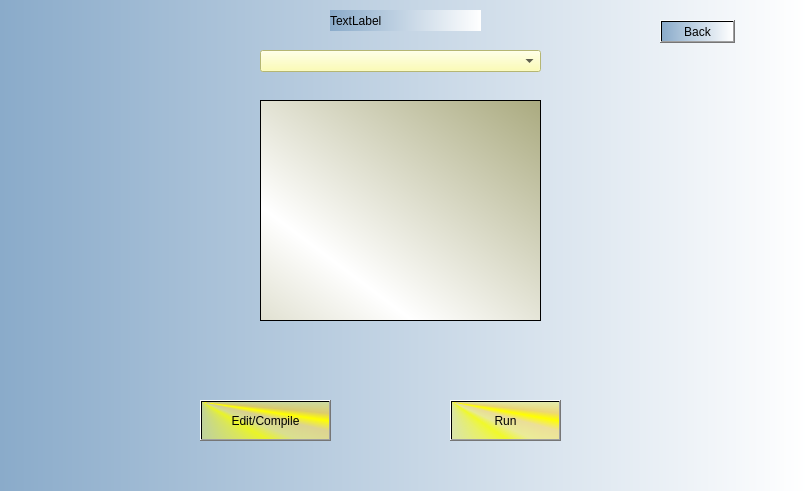
<?xml version="1.0" encoding="UTF-8"?>
<ui version="4.0">
 <class>atwo</class>
 <widget class="QDialog" name="atwo">
  <property name="geometry">
   <rect>
    <x>0</x>
    <y>0</y>
    <width>807</width>
    <height>491</height>
   </rect>
  </property>
  <property name="windowTitle">
   <string>Dialog</string>
  </property>
  <property name="styleSheet">
   <string notr="true">background-color: qlineargradient(spread:pad, x1:0, y1:0, x2:1, y2:0, stop:0 rgba(138, 171, 202, 255), stop:1 rgba(255, 255, 255, 255));</string>
  </property>
  <widget class="QLabel" name="label">
   <property name="geometry">
    <rect>
     <x>330</x>
     <y>10</y>
     <width>151</width>
     <height>21</height>
    </rect>
   </property>
   <property name="text">
    <string>TextLabel</string>
   </property>
  </widget>
  <widget class="QTextBrowser" name="textBrowser">
   <property name="geometry">
    <rect>
     <x>260</x>
     <y>100</y>
     <width>281</width>
     <height>221</height>
    </rect>
   </property>
   <property name="styleSheet">
    <string notr="true">background-color: qlineargradient(spread:reflect, x1:1, y1:0, x2:0.284, y2:0.75, stop:0 rgba(170, 170, 127, 255), stop:1 rgba(255, 255, 255, 255));</string>
   </property>
  </widget>
  <widget class="QPushButton" name="pushButton">
   <property name="geometry">
    <rect>
     <x>200</x>
     <y>400</y>
     <width>131</width>
     <height>41</height>
    </rect>
   </property>
   <property name="styleSheet">
    <string notr="true">background-color: qconicalgradient(cx:0, cy:0, angle:135, stop:0 rgba(255, 255, 0, 69), stop:0.375 rgba(255, 255, 0, 69), stop:0.423533 rgba(251, 255, 0, 145), stop:0.45 rgba(247, 255, 0, 208), stop:0.477581 rgba(255, 244, 71, 130), stop:0.518717 rgba(255, 218, 71, 130), stop:0.55 rgba(255, 255, 0, 255), stop:0.57754 rgba(255, 203, 0, 130), stop:0.625 rgba(255, 255, 0, 69), stop:1 rgba(255, 255, 0, 69));
font: 75 12pt &quot;Poor Richard&quot;;</string>
   </property>
   <property name="text">
    <string>Edit/Compile</string>
   </property>
  </widget>
  <widget class="QPushButton" name="pushButton_2">
   <property name="geometry">
    <rect>
     <x>450</x>
     <y>400</y>
     <width>111</width>
     <height>41</height>
    </rect>
   </property>
   <property name="styleSheet">
    <string notr="true">background-color: qconicalgradient(cx:0, cy:0, angle:135, stop:0 rgba(255, 255, 0, 69), stop:0.375 rgba(255, 255, 0, 69), stop:0.423533 rgba(251, 255, 0, 145), stop:0.45 rgba(247, 255, 0, 208), stop:0.477581 rgba(255, 244, 71, 130), stop:0.518717 rgba(255, 218, 71, 130), stop:0.55 rgba(255, 255, 0, 255), stop:0.57754 rgba(255, 203, 0, 130), stop:0.625 rgba(255, 255, 0, 69), stop:1 rgba(255, 255, 0, 69));
font: 75 12pt &quot;Poor Richard&quot;;</string>
   </property>
   <property name="text">
    <string>Run</string>
   </property>
  </widget>
  <widget class="QComboBox" name="comboBox">
   <property name="geometry">
    <rect>
     <x>260</x>
     <y>50</y>
     <width>281</width>
     <height>22</height>
    </rect>
   </property>
   <property name="styleSheet">
    <string notr="true">background-color:rgb(254, 255, 161)</string>
   </property>
  </widget>
  <widget class="QPushButton" name="pushButton_3">
   <property name="geometry">
    <rect>
     <x>660</x>
     <y>20</y>
     <width>75</width>
     <height>23</height>
    </rect>
   </property>
   <property name="text">
    <string>Back</string>
   </property>
  </widget>
 </widget>
 <resources/>
 <connections/>
</ui>
